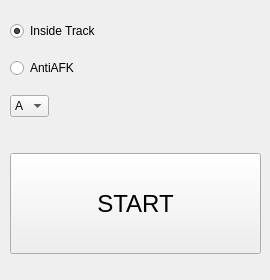
<?xml version="1.0" encoding="UTF-8"?>
<ui version="4.0">
 <class>MainWindow</class>
 <widget class="QMainWindow" name="MainWindow">
  <property name="geometry">
   <rect>
    <x>0</x>
    <y>0</y>
    <width>270</width>
    <height>280</height>
   </rect>
  </property>
  <property name="windowTitle">
   <string>GTA Online BOT</string>
  </property>
  <property name="windowIcon">
   <iconset>
    <normaloff>../../Desktop/online.png</normaloff>../../Desktop/online.png</iconset>
  </property>
  <property name="iconSize">
   <size>
    <width>150</width>
    <height>150</height>
   </size>
  </property>
  <property name="documentMode">
   <bool>false</bool>
  </property>
  <property name="tabShape">
   <enum>QTabWidget::Rounded</enum>
  </property>
  <widget class="QWidget" name="centralwidget">
   <widget class="QWidget" name="verticalLayoutWidget">
    <property name="geometry">
     <rect>
      <x>10</x>
      <y>10</y>
      <width>101</width>
      <height>121</height>
     </rect>
    </property>
    <layout class="QVBoxLayout" name="verticalLayout">
     <item>
      <widget class="QRadioButton" name="radioButton">
       <property name="font">
        <font>
         <pointsize>9</pointsize>
        </font>
       </property>
       <property name="text">
        <string>Inside Track</string>
       </property>
       <property name="shortcut">
        <string>Ctrl+R, Ctrl+R</string>
       </property>
       <property name="checkable">
        <bool>true</bool>
       </property>
       <property name="checked">
        <bool>true</bool>
       </property>
      </widget>
     </item>
     <item>
      <widget class="QRadioButton" name="radioButton_2">
       <property name="font">
        <font>
         <pointsize>9</pointsize>
        </font>
       </property>
       <property name="text">
        <string>AntiAFK</string>
       </property>
      </widget>
     </item>
     <item>
      <widget class="QComboBox" name="comboBox">
       <property name="enabled">
        <bool>true</bool>
       </property>
       <property name="sizePolicy">
        <sizepolicy hsizetype="Maximum" vsizetype="Fixed">
         <horstretch>0</horstretch>
         <verstretch>0</verstretch>
        </sizepolicy>
       </property>
       <property name="font">
        <font>
         <kerning>true</kerning>
        </font>
       </property>
       <property name="editable">
        <bool>false</bool>
       </property>
       <property name="currentText">
        <string>A</string>
       </property>
       <item>
        <property name="text">
         <string>A</string>
        </property>
       </item>
       <item>
        <property name="text">
         <string>D</string>
        </property>
       </item>
      </widget>
     </item>
    </layout>
   </widget>
   <widget class="QWidget" name="verticalLayoutWidget_2">
    <property name="geometry">
     <rect>
      <x>10</x>
      <y>153</y>
      <width>251</width>
      <height>101</height>
     </rect>
    </property>
    <layout class="QVBoxLayout" name="verticalLayout_2">
     <item>
      <widget class="QPushButton" name="pushButton">
       <property name="sizePolicy">
        <sizepolicy hsizetype="Minimum" vsizetype="Minimum">
         <horstretch>0</horstretch>
         <verstretch>0</verstretch>
        </sizepolicy>
       </property>
       <property name="font">
        <font>
         <pointsize>18</pointsize>
        </font>
       </property>
       <property name="text">
        <string>START</string>
       </property>
      </widget>
     </item>
    </layout>
   </widget>
   <widget class="QLabel" name="label">
    <property name="geometry">
     <rect>
      <x>106</x>
      <y>0</y>
      <width>160</width>
      <height>160</height>
     </rect>
    </property>
    <property name="text">
     <string/>
    </property>
    <property name="pixmap">
     <pixmap>../../Desktop/online.png</pixmap>
    </property>
   </widget>
  </widget>
  <widget class="QStatusBar" name="statusbar">
   <property name="font">
    <font>
     <kerning>true</kerning>
    </font>
   </property>
   <property name="focusPolicy">
    <enum>Qt::NoFocus</enum>
   </property>
   <property name="sizeGripEnabled">
    <bool>false</bool>
   </property>
  </widget>
 </widget>
 <resources/>
 <connections/>
</ui>
